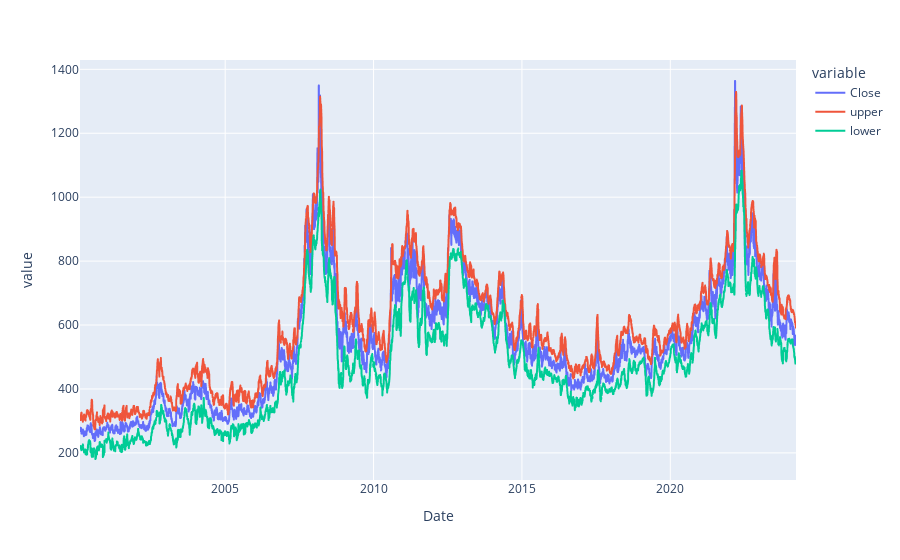

The notebook cell this image was saved under:
### Code cell
fig = px.line(df, x='Date', y=['Close', 'upper' ,'lower'])
fig.show()

### Figure 1 — Plotly figure (JSON) as saved in the notebook; plotly's stock layout.template omitted (floating-point values rounded to 4 significant figures; data arrays with more than 128 entries replaced by an {"elided": "..."} marker saying what was removed)
{"data": [{"hovertemplate": "variable=Close<br>Date=%{x}<br>value=%{y}<extra></extra>", "legendgroup": "Close", "line": {"color": "#636efa", "dash": "solid"}, "marker": {"symbol": "circle"}, "mode": "lines", "name": "Close", "showlegend": true, "type": "scattergl", "x": {"elided": "6076 str values"}, "xaxis": "x", "y": {"elided": "6076 float values"}, "yaxis": "y"}, {"hovertemplate": "variable=upper<br>Date=%{x}<br>value=%{y}<extra></extra>", "legendgroup": "upper", "line": {"color": "#EF553B", "dash": "solid"}, "marker": {"symbol": "circle"}, "mode": "lines", "name": "upper", "showlegend": true, "type": "scattergl", "x": {"elided": "6076 str values"}, "xaxis": "x", "y": {"elided": "6076 float values"}, "yaxis": "y"}, {"hovertemplate": "variable=lower<br>Date=%{x}<br>value=%{y}<extra></extra>", "legendgroup": "lower", "line": {"color": "#00cc96", "dash": "solid"}, "marker": {"symbol": "circle"}, "mode": "lines", "name": "lower", "showlegend": true, "type": "scattergl", "x": {"elided": "6076 str values"}, "xaxis": "x", "y": {"elided": "6076 float values"}, "yaxis": "y"}], "layout": {"legend": {"title": {"text": "variable"}, "tracegroupgap": 0}, "margin": {"t": 60}, "xaxis": {"anchor": "y", "domain": [0, 1], "title": {"text": "Date"}}, "yaxis": {"anchor": "x", "domain": [0, 1], "title": {"text": "value"}}}}
